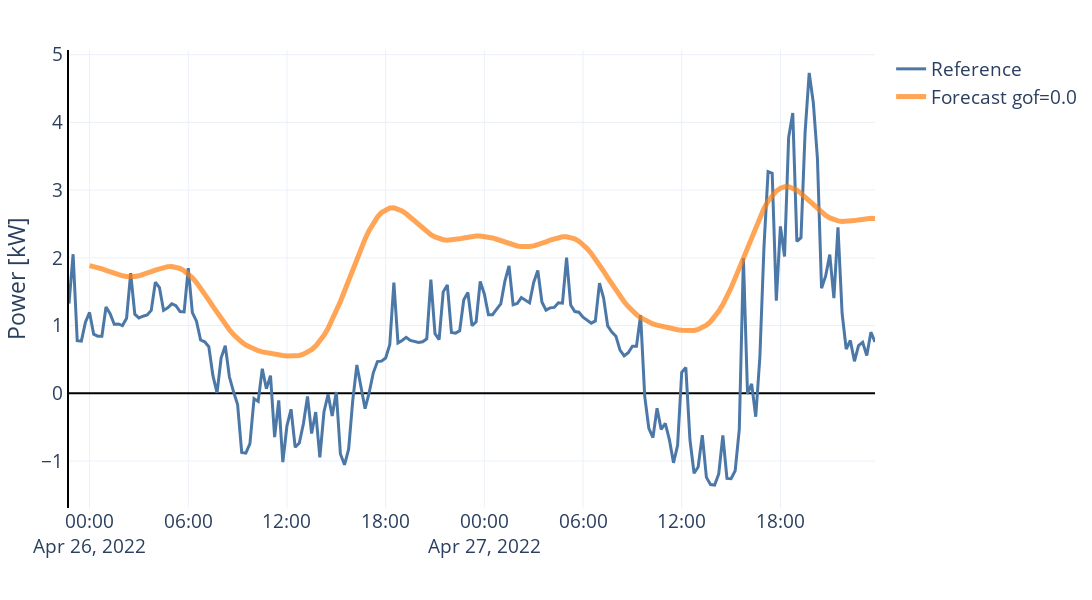

Source (notebook cell):
### Code cell
start = end_training
end = start + nb_period * (deltat + horizon)

fig = px.line(df.loc[start-timedelta(hours=1):end, "netload_kw"])
fig.data[-1].update(line_width=3, name="Reference", legendgroup=0)

for trace in px.line(results).data:
    fig.add_trace(trace)
    fig.data[-1].update(name=f"Forecast gof={np.round(gof, 2)}",
                        legendgroup=1,
                        line_width=5,
                        line_color="rgba(255, 127, 14, 0.7)")

fig.update_layout(
    layout,
    height=600,
    width=1100,
    showlegend=True,
    legend_title="",
    xaxis_title="",
    yaxis_title="Power [kW]",
    yaxis_showline=True, yaxis_linewidth=2, yaxis_linecolor='black',
    xaxis_showline=False, xaxis_linewidth=2, xaxis_linecolor='black'
)
fig.show()

### Figure 1 — Plotly figure (JSON) as saved in the notebook; plotly's stock layout.template omitted (floating-point values rounded to 4 significant figures; data arrays with more than 128 entries replaced by an {"elided": "..."} marker saying what was removed)
{"data": [{"hovertemplate": "variable=netload_kw<br>index=%{x}<br>value=%{y}<extra></extra>", "legendgroup": "0", "line": {"color": "#4C78A8", "dash": "solid", "width": 3}, "marker": {"symbol": "circle"}, "mode": "lines", "name": "Reference", "orientation": "v", "showlegend": true, "type": "scatter", "x": {"elided": "197 str values"}, "xaxis": "x", "y": {"elided": "197 float values"}, "yaxis": "y"}, {"hovertemplate": "variable=netload_kw<br>ds=%{x}<br>value=%{y}<extra></extra>", "legendgroup": "1", "line": {"color": "rgba(255, 127, 14, 0.7)", "dash": "solid", "width": 5}, "marker": {"symbol": "circle"}, "mode": "lines", "name": "Forecast gof=0.0", "orientation": "v", "showlegend": true, "type": "scatter", "x": {"elided": "192 str values"}, "xaxis": "x", "y": {"elided": "192 float values"}, "yaxis": "y"}], "layout": {"font": {"size": 19}, "height": 600, "legend": {"title": {"text": ""}, "tracegroupgap": 0}, "margin": {"b": 10, "l": 20, "r": 50, "t": 50}, "showlegend": true, "width": 1100, "xaxis": {"anchor": "y", "autorange": true, "domain": [0, 1], "linecolor": "black", "linewidth": 2, "range": ["2022-04-25 22:45", "2022-04-27 23:45"], "showline": false, "title": {"text": ""}, "type": "date", "zerolinecolor": "black", "zerolinewidth": 2}, "yaxis": {"anchor": "x", "autorange": true, "domain": [0, 1], "linecolor": "black", "linewidth": 2, "range": [-1.694, 5.07], "showline": true, "title": {"text": "Power [kW]"}, "type": "linear", "zerolinecolor": "black", "zerolinewidth": 2}}}
